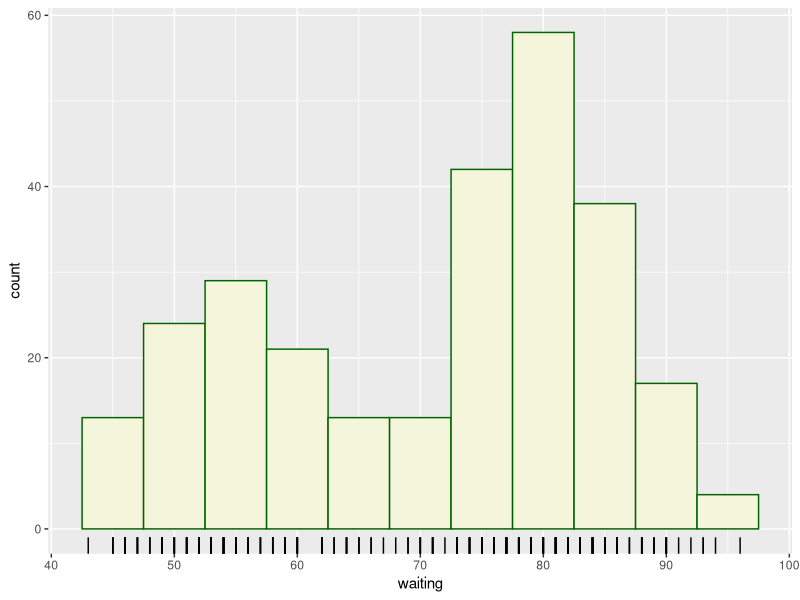
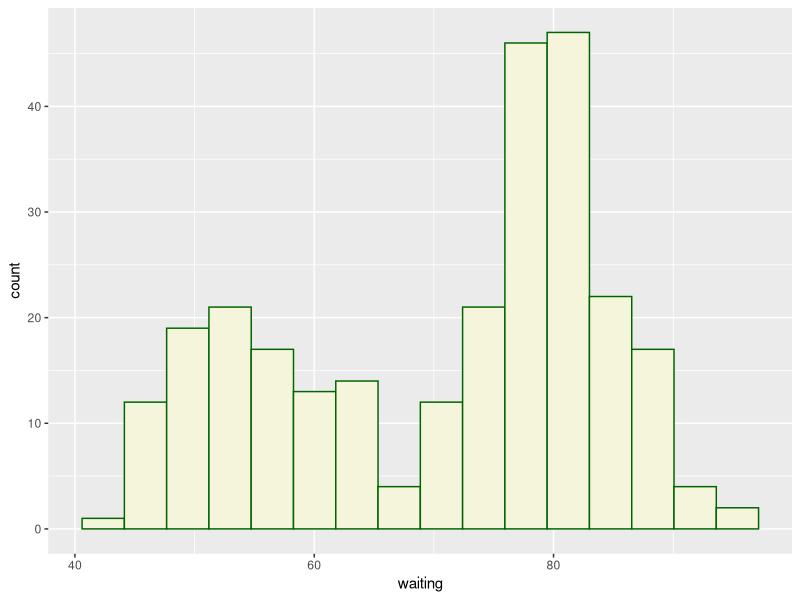
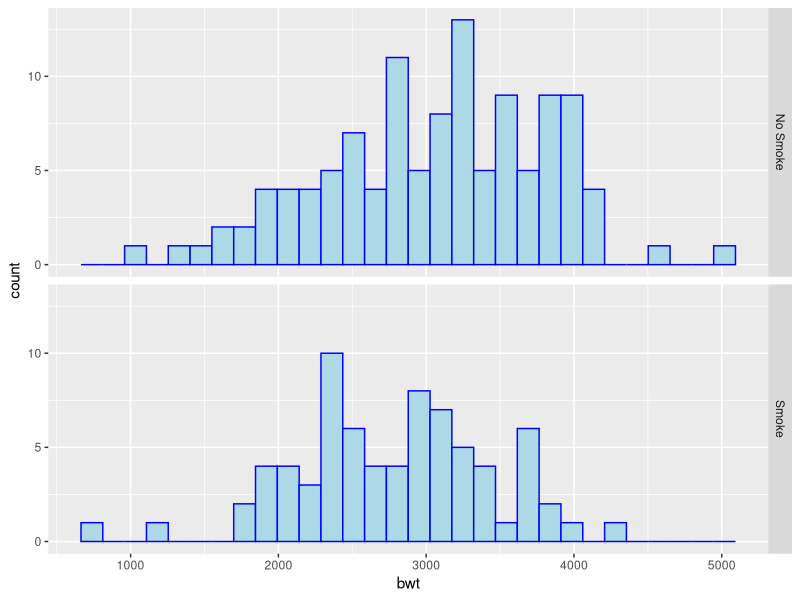
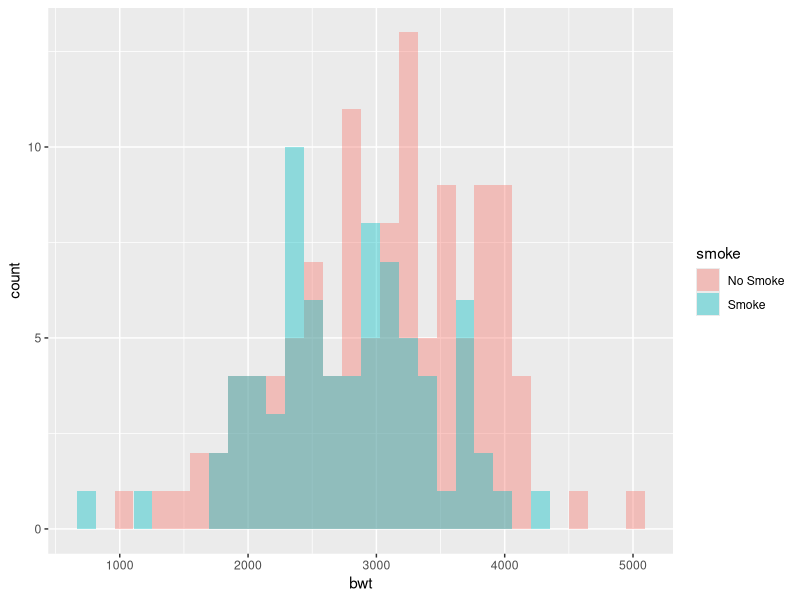

Write R code to recreate these figures, in order. (Note: this script raises an error after producing the figures.)
library(ggplot2)
library(plyr)

plot <- ggplot(faithful, aes(x=waiting)) +
        geom_histogram(binwidth=5, fill="beige", colour="darkgreen") +
        geom_rug(sides="b")  # "b" = bottom
plot

binsize <- diff(range(faithful$waiting))/15
plot <- ggplot(faithful, aes(x=waiting)) +
        geom_histogram(binwidth=binsize, fill="beige", colour="darkgreen", origin=30)
plot

library(MASS)
#Copy database
birthwt1 <- birthwt

#Convert factors to names.
birthwt1$smoke <- as.factor(birthwt1$smoke)
birthwt1$smoke <- revalue(birthwt1$smoke, c("0"="No Smoke", "1" = "Smoke"))

#Plot histogram with facets
plot2 <- ggplot(birthwt1, aes(x=bwt)) +
        geom_histogram(fill="lightblue", colour = "blue") +
        facet_grid(smoke ~ .)
plot2

#Overplotting
plot3 <- ggplot(birthwt1, aes(x=bwt, fill = smoke)) +
        geom_histogram(position = "identity", alpha = 0.4)
plot3

#Including a density plot.  The ..density.. ensures the scales are comparable.
# size determines the outlining line size.
plot4 <- ggplot(faithful, aes(x=waiting, y=..density..)) +
        geom_histogram(fill="cornsilk", colour="grey60", size=0.5) +
        geom_line(stat="density") +
        xlim(35,105) + 
        geom_vline(x=75, lty=2, colour="red", lwd=1)
plot4

